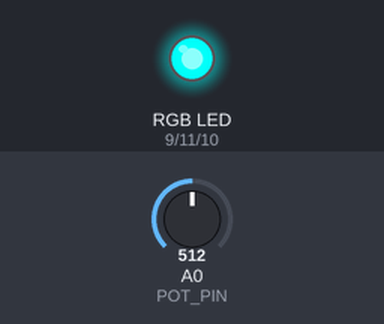
The sketch below on a simulated Arduino Uno, built with avr-gcc and run on an emulated ATmega328P. Parts: an RGB LED mixed from three pins (HIGH = lit). The inputs (shaded band) are chosen by the test bench; at power-on: A0 (POT_PIN) = 512.

Above: at 1.2 s.
1.3 s: A0 (POT_PIN) set to 716
At 1.6 s:
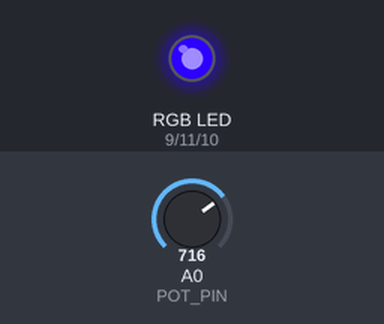
2.8 s: A0 (POT_PIN) set to 900
At 3.9 s:
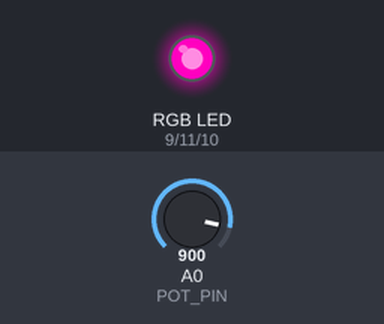
4.3 s: A0 (POT_PIN) set to 1023
At 5.1 s:
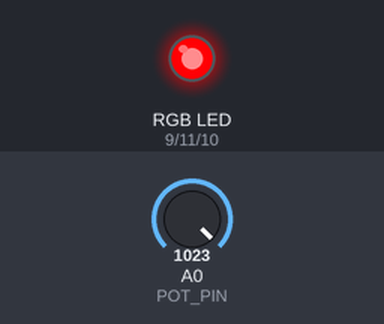
5.8 s: A0 (POT_PIN) set to 306
At 6.2 s:
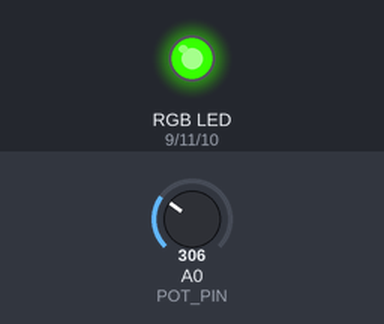
7.3 s: A0 (POT_PIN) set to 122
At 8.6 s:
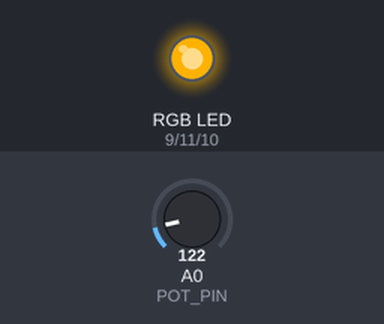
Timing chart, 0 to 9.8 s (numbered marks = the images above; inputs shaded):
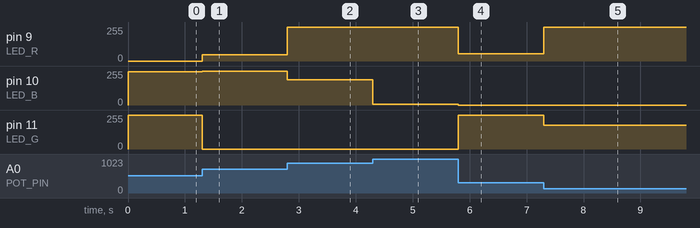

The sketch:

lesson4.ino
```cpp
#define LED_R     9
#define LED_B     10
#define LED_G     11

#define POT_PIN     A0

 int rgb_colors[3];
 void getRGB(int hue, int sat, int val, int colors[3]) {
  /* convert hue, saturation and brightness ( HSB/HSV ) to RGB
     The dim_curve is used only on brightness/value and on saturation (inverted).
     This looks the most natural.
  */

 // val = dim_curve[val];
//  sat = 255-dim_curve[255-sat];

  int r;
  int g;
  int b;
  int base;

  if (sat == 0) { // Acromatic color (gray). Hue doesn't mind.
    colors[0]=val;
    colors[1]=val;
    colors[2]=val;
  } else  {

    base = ((255 - sat) * val)>>8;

    switch(hue/60) {
    case 0:
        r = val;
        g = (((val-base)*hue)/60)+base;
        b = base;
    break;

    case 1:
        r = (((val-base)*(60-(hue%60)))/60)+base;
        g = val;
        b = base;
    break;

    case 2:
        r = base;
        g = val;
        b = (((val-base)*(hue%60))/60)+base;
    break;

    case 3:
        r = base;
        g = (((val-base)*(60-(hue%60)))/60)+base;
        b = val;
    break;

    case 4:
        r = (((val-base)*(hue%60))/60)+base;
        g = base;
        b = val;
    break;

    case 5:
        r = val;
        g = base;
        b = (((val-base)*(60-(hue%60)))/60)+base;
    break;
    }

    colors[0]=r;
    colors[1]=g;
    colors[2]=b;
  }
}

void setup()
{
  pinMode(LED_R, OUTPUT);
  pinMode(LED_G, OUTPUT);
  pinMode(LED_B, OUTPUT);
  pinMode(POT_PIN, INPUT);

  Serial.begin(9600);
}

void loop()
{
  byte R,G,B;
  int H,S,V;
  H=map(analogRead(POT_PIN),0, 1023,0, 359);
  S=255;
  V=255;
 getRGB(H,S,V,rgb_colors);

 analogWrite(LED_R,rgb_colors[0]);
  analogWrite(LED_G,rgb_colors[1]);
  analogWrite(LED_B,rgb_colors[2]);
 }
```

Measured:
- after the input at 1.3 s, pin 9 (LED_R): 0/255 → 46/255 at once; pin 10 (LED_B): 250/255 → 255/255 at once; pin 11 (LED_G): 255/255 → 0/255 at once
- after the input at 2.8 s, pin 9 (LED_R): 46/255 → 255/255 at once; pin 10 (LED_B): 255/255 → 191/255 at once
- after the input at 4.3 s, pin 10 (LED_B): 191/255 → 4/255 at once
- after the input at 5.8 s, pin 9 (LED_R): 255/255 → 55/255 at once; pin 10 (LED_B): 4/255 → 0/255 at once; pin 11 (LED_G): 0/255 → 255/255 at once
- after the input at 7.3 s, pin 9 (LED_R): 55/255 → 255/255 at once; pin 11 (LED_G): 255/255 → 178/255 at once
